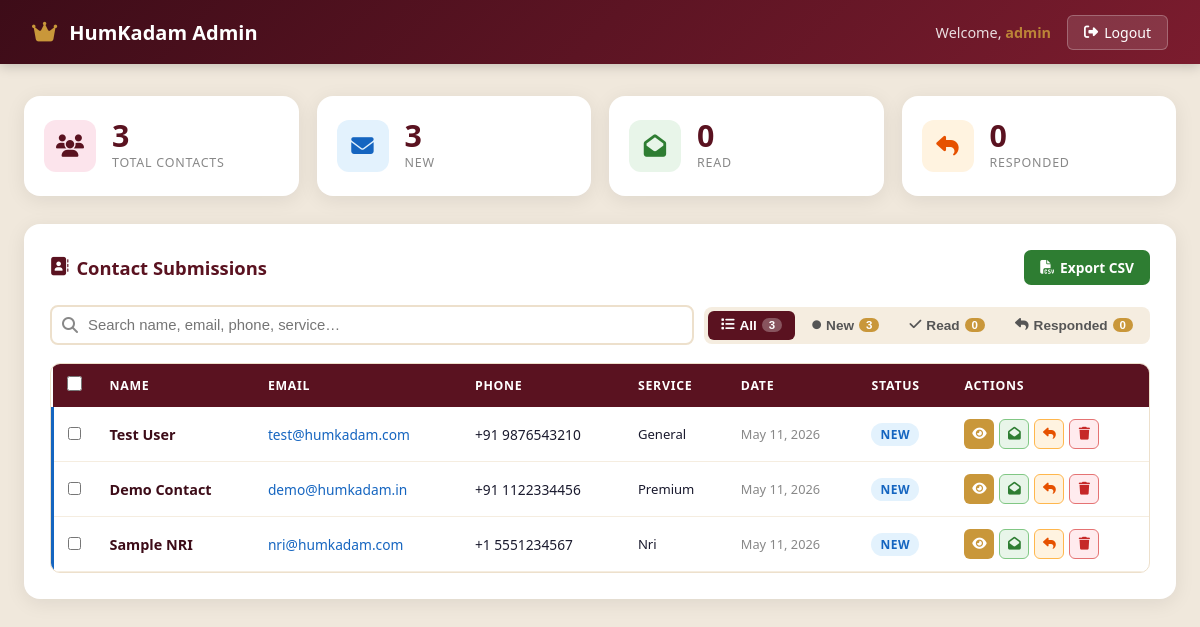
/admin/index.php (signed in), run on the app's committed database.
### tables this page shows
CREATE TABLE IF NOT EXISTS contact_submissions (
    id INT AUTO_INCREMENT PRIMARY KEY,
    name VARCHAR(255) NOT NULL COMMENT 'Full name of the contact person',
    email VARCHAR(255) NOT NULL COMMENT 'Email address of the contact person',
    phone VARCHAR(20) NOT NULL COMMENT 'Phone number with country code',
    message TEXT NOT NULL COMMENT 'Message content from contact form',
    service_type VARCHAR(100) COMMENT 'Type of service requested',
    submission_date TIMESTAMP DEFAULT CURRENT_TIMESTAMP COMMENT 'When the contact was submitted',
    status ENUM('new', 'read', 'responded') DEFAULT 'new' COMMENT 'Current status of the contact',
    ip_address VARCHAR(45) COMMENT 'IP address of the submitter',
    created_at TIMESTAMP DEFAULT CURRENT_TIMESTAMP COMMENT 'Record creation timestamp',
    updated_at TIMESTAMP DEFAULT CURRENT_TIMESTAMP ON UPDATE CURRENT_TIMESTAMP COMMENT 'Last update timestamp'
);

### admin/index.php (the view, shortened to what this page needs)
<?php
$conn = getDBConnection();
$total   = $conn->query("SELECT COUNT(*) AS c FROM contact_submissions")->fetch_assoc()['c'];
$new_c   = $conn->query("SELECT COUNT(*) AS c FROM contact_submissions WHERE status='new'")->fetch_assoc()['c'];
$read_c  = $conn->query("SELECT COUNT(*) AS c FROM contact_submissions WHERE status='read'")->fetch_assoc()['c'];
$resp_c  = $conn->query("SELECT COUNT(*) AS c FROM contact_submissions WHERE status='responded'")->fetch_assoc()['c'];
$contacts_result = $conn->query("SELECT * FROM contact_submissions ORDER BY submission_date DESC");
?>
<!DOCTYPE html>
<html lang="en">
<head>
  <link rel="stylesheet" href="https://cdnjs.cloudflare.com/ajax/libs/font-awesome/6.5.1/css/all.min.css" />
</head>
<body>
<div class="topbar">
  <div class="topbar-brand">
    <i class="fas fa-crown"></i>
    <span>HumKadam Admin</span>
  </div>
  <div class="topbar-actions">
    <span class="topbar-user">Welcome, <strong><?php echo htmlspecialchars($_SESSION['admin_username'] ?? 'Admin'); ?></strong></span>
    <a href="logout.php" class="btn-logout"><i class="fas fa-sign-out-alt"></i> Logout</a>
  </div>
</div>
<div class="page">
  <div class="stats-grid">
    <div class="stat-card">
      <div class="stat-icon total"><i class="fas fa-users"></i></div>
      <div><div class="stat-num"><?php echo $total; ?></div><div class="stat-lbl">Total Contacts</div></div>
    </div>
    <div class="stat-card">
      <div class="stat-icon new-c"><i class="fas fa-envelope"></i></div>
      <div><div class="stat-num"><?php echo $new_c; ?></div><div class="stat-lbl">New</div></div>
    </div>
    <div class="stat-card">
      <div class="stat-icon read-c"><i class="fas fa-envelope-open"></i></div>
      <div><div class="stat-num"><?php echo $read_c; ?></div><div class="stat-lbl">Read</div></div>
    </div>
    <div class="stat-card">
      <div class="stat-icon resp-c"><i class="fas fa-reply"></i></div>
      <div><div class="stat-num"><?php echo $resp_c; ?></div><div class="stat-lbl">Responded</div></div>
    </div>
  </div>
  <div class="panel">
    <div class="panel-header">
      <div class="panel-title"><i class="fas fa-address-book"></i> Contact Submissions</div>
      <div class="action-group">
        <a href="export-contacts.php" class="btn btn-export">
          <i class="fas fa-file-csv"></i> Export CSV
        </a>
      </div>
    </div>
    <div class="toolbar">
      <div class="search-wrap">
        <i class="fas fa-search"></i>
        <input type="text" class="search-input" id="searchInput" placeholder="Search name, email, phone, service…" oninput="applyFilters()">
      </div>
      <div class="filter-tabs">
        <button class="tab-btn active" onclick="setTab(this,'all')">
          <i class="fas fa-list"></i> All <span class="cnt"><?php echo $total; ?></span>
        </button>
        <button class="tab-btn" onclick="setTab(this,'new')">
          <i class="fas fa-circle" style="font-size:.55rem"></i> New <span class="cnt"><?php echo $new_c; ?></span>
        </button>
        <button class="tab-btn" onclick="setTab(this,'read')">
          <i class="fas fa-check"></i> Read <span class="cnt"><?php echo $read_c; ?></span>
        </button>
        <button class="tab-btn" onclick="setTab(this,'responded')">
          <i class="fas fa-reply"></i> Responded <span class="cnt"><?php echo $resp_c; ?></span>
        </button>
      </div>
    </div>
    <div class="table-wrap">
      <table>
        <thead>
          <tr>
            <th style="width:36px"><input type="checkbox" id="checkAll" onchange="toggleAll(this)" style="cursor:pointer;accent-color:#fff;width:15px;height:15px"></th>
            <th>Name</th>
            <th>Email</th>
            <th>Phone</th>
            <th>Service</th>
            <th>Date</th>
            <th>Status</th>
            <th>Actions</th>
          </tr>
        </thead>
        <tbody id="tbody">
          <?php while ($c = $contacts_result->fetch_assoc()): ?>
          <tr class="contact-row status-<?php echo $c['status']; ?>"
              data-status="<?php echo $c['status']; ?>"
              data-id="<?php echo (int)$c['id']; ?>"
              data-name="<?php echo htmlspecialchars(strtolower($c['name'])); ?>"
              data-email="<?php echo htmlspecialchars(strtolower($c['email'])); ?>"
              data-phone="<?php echo htmlspecialchars($c['phone']); ?>"
              data-service="<?php echo htmlspecialchars(strtolower($c['service_type'] ?? '')); ?>"
              data-message="<?php echo htmlspecialchars($c['message']); ?>"
              data-date="<?php echo date('M j, Y g:i A', strtotime($c['submission_date'])); ?>">
            <td><input type="checkbox" class="cb-row" onchange="updateBulk()"></td>
            <td class="td-name"><?php echo htmlspecialchars($c['name']); ?></td>
            <td class="td-email"><a href="mailto:<?php echo htmlspecialchars($c['email']); ?>"><?php echo htmlspecialchars($c['email']); ?></a></td>
            <td class="td-phone"><a href="tel:<?php echo htmlspecialchars($c['phone']); ?>"><?php echo htmlspecialchars($c['phone']); ?></a></td>
            <td class="td-service"><?php echo htmlspecialchars(ucfirst($c['service_type'] ?? '—')); ?></td>
            <td class="td-date"><?php echo date('M j, Y', strtotime($c['submission_date'])); ?></td>
            <td><span class="badge-status badge-<?php echo $c['status']; ?>"><?php echo ucfirst($c['status']); ?></span></td>
            <td>
              <div class="row-actions">
                <button class="act-btn act-view" onclick="openModal(<?php echo (int)$c['id']; ?>)" title="View full message"><i class="fas fa-eye"></i></button>
                <?php if ($c['status'] === 'new'): ?>
                  <button class="act-btn act-read" onclick="changeStatus(<?php echo (int)$c['id']; ?>,'read')" title="Mark as read"><i class="fas fa-envelope-open"></i></button>
                <?php endif; ?>
                <?php if ($c['status'] !== 'responded'): ?>
                  <button class="act-btn act-responded" onclick="changeStatus(<?php echo (int)$c['id']; ?>,'responded')" title="Mark as responded"><i class="fas fa-reply"></i></button>
                <?php endif; ?>
                <button class="act-btn act-del" onclick="deleteOne(<?php echo (int)$c['id']; ?>)" title="Delete"><i class="fas fa-trash"></i></button>
              </div>
            </td>
          </tr>
          <?php endwhile; ?>
        </tbody>
      </table>
    </div>
  </div>
</div>
</body>
</html>

### data on the page
contact_submissions: name "Test User", email "test@humkadam.com", phone "+91 9876543210", service_type "General", submission_date "May 11, 2026", status "NEW"
contact_submissions: name "Demo Contact", email "demo@humkadam.in", phone "+91 1122334456", service_type "Premium", submission_date "May 11, 2026", status "NEW"
contact_submissions: name "Sample NRI", email "nri@humkadam.com", phone "+1 5551234567", service_type "Nri", submission_date "May 11, 2026", status "NEW"

### other printed values
$_SESSION['admin_username'] "admin"
$total "3"
$new_c "3"
$read_c "0"
$resp_c "0"
